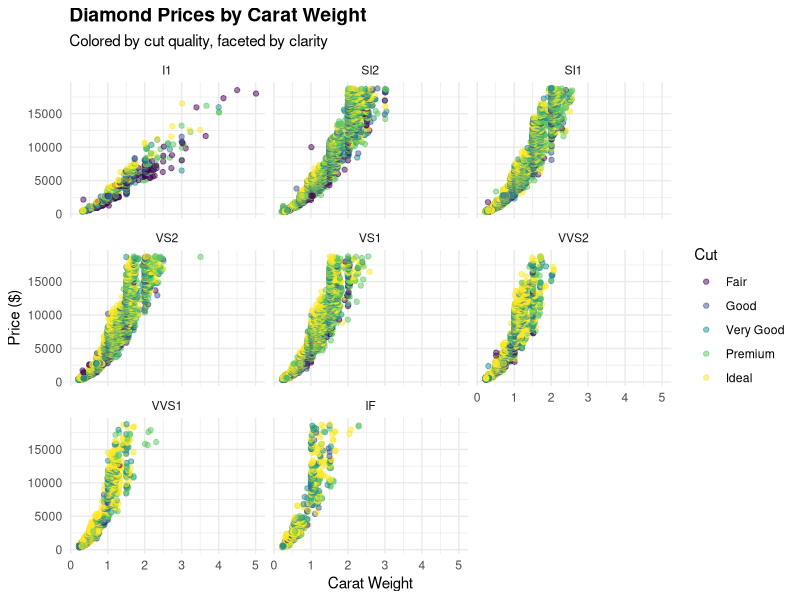

Reproduce this figure in R.
# Add integers from 1 through 10
result <- sum(1:10)
print(result)

# Load tidyverse for ggplot2 and diamonds data
library(tidyverse)

# Create a beautiful plot of the diamonds dataset
plot <- diamonds |>
  ggplot(aes(x = carat, y = price, color = cut)) +
  geom_point(alpha = 0.5) +
  facet_wrap(~clarity) +
  labs(
    title = "Diamond Prices by Carat Weight",
    subtitle = "Colored by cut quality, faceted by clarity",
    x = "Carat Weight",
    y = "Price ($)",
    color = "Cut"
  ) +
  theme_minimal() +
  theme(
    plot.title = element_text(size = 14, face = "bold"),
    plot.subtitle = element_text(size = 11)
  )

# Save the plot
ggsave("diamonds-1.png", plot, width = 12, height = 8, dpi = 150)
